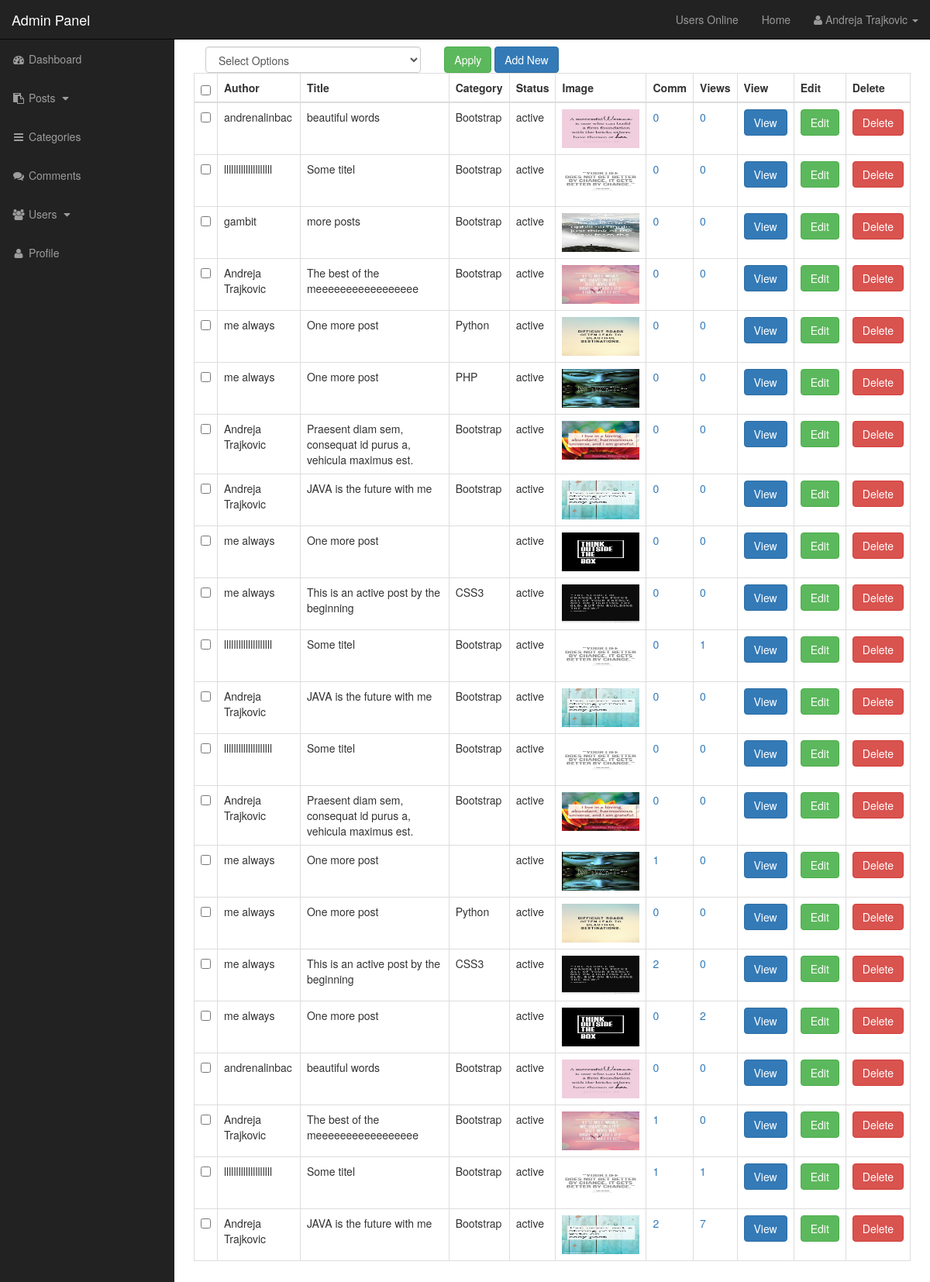
Screenshot of /admin/posts.php (signed in) with the database file from the repository.
### tables this page shows
CREATE TABLE `posts` (
  `post_id` int(3) NOT NULL,
  `post_category_id` int(3) NOT NULL,
  `post_title` varchar(255) NOT NULL,
  `post_author` varchar(255) NOT NULL,
  `post_date` date NOT NULL,
  `post_image` text NOT NULL,
  `post_content` text NOT NULL,
  `post_tags` varchar(255) NOT NULL,
  `post_status` varchar(255) NOT NULL DEFAULT 'draft',
  `post_view_count` int(11) NOT NULL
);

CREATE TABLE `categories` (
  `cat_id` int(3) NOT NULL,
  `cat_title` varchar(255) NOT NULL
);

### admin/functions.php (called while the page is built, shortened)
<?php
function confirmQuery($result){
    return $result;
}
function selectCommentsByPost($postId){
    global $connection;
    $query = "SELECT * FROM comments WHERE comment_post_id=$postId";
    $selectComments = mysqli_query($connection, $query);
    return $selectComments;
}
function commentCount($postId){
    $selectComments = selectCommentsByPost($postId);
    $commentCount = mysqli_num_rows($selectComments);
    return $commentCount;
}

### admin/includes/view_all_posts.php (the view, shortened to what this page needs)
<div class="container-fluid">
    <form action="" method="post">
    <div class="row">
    <div id="bulkOptionsContainer" class="col-xs-4">
        <select class="form-control" name="bulk_options" id="bulk_options">
            <option value="">Select Options</option>
        </select>
    </div>
    <div class="col-xs-4">
        <input type="submit" name="submit" value="Apply" class="btn btn-success">
        <a href="posts.php?source=add_post" class="btn btn-primary">Add New</a>
    </div>
    </div>
        <div class="row">
        <table class="table table-bordered table-hover" id="view-all-posts">
    <thead>
    <tr>
    <th><input type="checkbox" class="checkbox" id="selectAllBoxes" ></th>
    <th>Author</th>
    <th>Title</th>
    <th>Category</th>
    <th>Status</th>
    <th>Image</th>
    <th>Comm</th>
    <th>Views</th>
    <th>View</th>
    <th>Edit</th>
    <th>Delete</th>
    </tr>
    </thead>
    <tbody>
    <?php
    $query = "SELECT posts.post_id, posts.post_author, posts.post_title, posts.post_category_id, posts.post_status,posts.post_image, ";
    $query .= "posts.post_content, posts.post_tags, post_view_count, categories.cat_id, categories.cat_title FROM posts ";
    $query .= "LEFT JOIN categories ON posts.post_category_id=categories.cat_id ORDER BY posts.post_id DESC";
    $selectPosts = mysqli_query($connection, $query);
    while($row = mysqli_fetch_assoc($selectPosts)){
        $postId = $row['post_id'];
        $postAuthor = $row['post_author'];
        $postTitle = $row['post_title'];
        $postStatus = $row['post_status'];
        $postImage = $row['post_image'];
        $postViews = $row['post_view_count'];
        $catTitle = $row['cat_title'];
        echo "<tr>";
        echo "<td><input type='checkbox' class='checkBoxes' name='checkBoxArray[]' id='select' value='{$postId}'></td>";
        echo "<td>{$postAuthor}</td>";
        echo "<td>{$postTitle}</td>";
        echo "<td>{$catTitle}</td>";
        echo "<td>{$postStatus}</td>";
        echo "<td><img width='100' height='50' src='../images/$postImage'></td>";
        echo "<td><a href='posts.php?source=post_comments&pId=$postId'>" . commentCount($postId) . "</a></td>";
        echo "<td><a href='posts.php?reset={$postId}'>{$postViews}</a></td>";
        echo "<td><a class='btn btn-primary' href='../post.php?pId={$postId}'>View</a></td>";
        echo "<td><a class='btn btn-success' href='posts.php?source=edit_post&pId={$postId}'>Edit</a></td>";
        ?>
        <form method="post">
            <?php
            echo '<td><input class="btn btn-danger" type="submit" name="delete" value="Delete"></td>';
            ?>
        </form>
        <?php
        echo "</tr>";
    }
    ?>
    </tbody>
</table>
        </div>
</form>
</div>

### admin/includes/admin_header.php (shortened to what this page needs)
<?php
include "../includes/db.php";
include 'functions.php';
?>
<!DOCTYPE html>
<html lang="en">
<head>
    <link href="css/bootstrap.min.css" rel="stylesheet">
    <link href="css/sb-admin.css" rel="stylesheet" type="text/css">
    <link href="font-awesome/css/font-awesome.min.css" rel="stylesheet" type="text/css">
    <link href="css/style.css" rel="stylesheet" type="text/css">
</head>
<body>

### admin/posts.php (shortened to what this page needs)
<?php include 'includes/admin_header.php'; ?>
<div id="wrapper">
    <?php include 'includes/admin_nav.php'; ?>
    <div id="page-wrapper">
        <div class="container-fluid">
            <div class="row">
                <div class="col-lg-12">
                    <?php
                    if (isset($_GET['source'])){
                        $source = $_GET['source'];
                    }else{
                        $source = "";
                    }
                    switch ($source){
                        default:
                            include "includes/view_all_posts.php";
                            break;
                    }
                    ?>
                </div>
            </div>
        </div>
    </div>
    <?php include 'includes/admin_footer.php'; ?>

### admin/includes/admin_nav.php (shortened to what this page needs)
<nav class="navbar navbar-inverse navbar-fixed-top" role="navigation">
    <div class="navbar-header">
        <a class="navbar-brand" href="../index.php">Admin Panel</a>
    </div>
    <ul class="nav navbar-right top-nav">
        <li><a href="">Users Online <span class="users-online"></span></a></li>
        <li><a href="../index.php">Home</a></li>
        <li class="dropdown">
            <a href="#" class="dropdown-toggle" data-toggle="dropdown"><i class="fa fa-user"> </i>
                <span>
                    <?php
                    if (isset($_SESSION['first_name']) && isset($_SESSION['last_name'])) {
                        echo $_SESSION['first_name'] . ' ' . $_SESSION['last_name'];
                    }
                    ?>
                </span><b class="caret"></b></a>
        </li>
    </ul>
    <div class="collapse navbar-collapse navbar-ex1-collapse">
        <ul class="nav navbar-nav side-nav">
            <li>
                <a href="index.php?source=dashboard"><i class="fa fa-fw fa-dashboard"></i> Dashboard</a>
            </li>
            <li>
                <a href="javascript:;" data-toggle="collapse" data-target="#posts"><i class="fa fa-fw fa-clipboard"></i> Posts <i class="fa fa-fw fa-caret-down"></i></a>
            </li>
            <li>
                <a href="categories.php?source=view_all_categories"><i class="fa fa-fw fa-bars"></i> Categories</a>
            </li><li>
                <a href="comments.php?source=view_all_comments"><i class="fa fa-fw fa-comments"></i> Comments</a>
            </li>
            <li>
                <a href="javascript:;" data-toggle="collapse" data-target="#users"><i class="fa fa-fw fa-users"></i> Users <i class="fa fa-fw fa-caret-down"></i></a>
            </li>
            <li class="">
                <a href="profile.php?source=profile"><i class="fa fa-fw fa-user"></i> Profile</a>
            </li>
        </ul>
    </div>
</nav>

### admin/includes/admin_footer.php (shortened to what this page needs)
</div>
</body>
</html>

### admin/css/sb-admin.css (style rules this page uses)
body { margin-top: 100px; background-color: #222; }
@media (min-width:768px) { body { margin-top: 50px; } }
#wrapper { padding-left: 0; }
#page-wrapper { width: 100%; padding: 0; background-color: #fff; }
@media (min-width:768px) { #wrapper { padding-left: 225px; } }
@media (min-width:768px) { #page-wrapper { padding: 10px; } }
.top-nav { padding: 0 15px; }
.top-nav>li { display: inline-block; float: left; }
.top-nav>li>a { padding-top: 15px; padding-bottom: 15px; line-height: 20px; color: #999; }
@media (min-width:768px) { .side-nav { position: fixed; top: 51px; left: 225px; width: 225px; margin-left: -225px; border: none; border-radius: 0; overflow-y: auto; background-color: #222; } }
@media (min-width:768px) { .side-nav>li>a { width: 225px; } }

### rows the page displays
posts: post_author "andrenalinbac", post_title "beautiful words", categories.cat_title "Bootstrap", post_status "active", post_image (picture), postId "0", post_view_count "0"
posts: post_author "llllllllllllllllllll", post_title "Some titel", categories.cat_title "Bootstrap", post_status "active", post_image (picture), postId "0", post_view_count "0"
posts: post_author "gambit", post_title "more posts", categories.cat_title "Bootstrap", post_status "active", post_image (picture), postId "0", post_view_count "0"
posts: post_author "Andreja Trajkovic", post_title "The best of the meeeeeeeeeeeeeeeee", categories.cat_title "Bootstrap", post_status "active", post_image (picture), postId "0", post_view_count "0"
posts: post_author "me always", post_title "One more post", categories.cat_title "Python", post_status "active", post_image (picture), postId "0", post_view_count "0"
posts: post_author "me always", post_title "One more post", categories.cat_title "PHP", post_status "active", post_image (picture), postId "0", post_view_count "0"
posts: post_author "Andreja Trajkovic", post_title "Praesent diam sem, consequat id purus a, vehicula maximus est.", categories.cat_title "Bootstrap", post_status "active", post_image (picture), postId "0", post_view_count "0"
posts: post_author "Andreja Trajkovic", post_title "JAVA is the future with me", categories.cat_title "Bootstrap", post_status "active", post_image (picture), postId "0", post_view_count "0"
posts: post_author "me always", post_title "One more post", post_status "active", post_image (picture), postId "0", post_view_count "0"
posts: post_author "me always", post_title "This is an active post by the beginning", categories.cat_title "CSS3", post_status "active", post_image (picture), postId "0", post_view_count "0"
posts: post_author "llllllllllllllllllll", post_title "Some titel", categories.cat_title "Bootstrap", post_status "active", post_image (picture), postId "0", post_view_count "1"
posts: post_author "Andreja Trajkovic", post_title "JAVA is the future with me", categories.cat_title "Bootstrap", post_status "active", post_image (picture), postId "0", post_view_count "0"
posts: post_author "llllllllllllllllllll", post_title "Some titel", categories.cat_title "Bootstrap", post_status "active", post_image (picture), postId "0", post_view_count "0"
posts: post_author "Andreja Trajkovic", post_title "Praesent diam sem, consequat id purus a, vehicula maximus est.", categories.cat_title "Bootstrap", post_status "active", post_image (picture), postId "0", post_view_count "0"
posts: post_author "me always", post_title "One more post", post_status "active", post_image (picture), postId "1", post_view_count "0"
posts: post_author "me always", post_title "One more post", categories.cat_title "Python", post_status "active", post_image (picture), postId "0", post_view_count "0"
posts: post_author "me always", post_title "This is an active post by the beginning", categories.cat_title "CSS3", post_status "active", post_image (picture), postId "2", post_view_count "0"
posts: post_author "me always", post_title "One more post", post_status "active", post_image (picture), postId "0", post_view_count "2"
posts: post_author "andrenalinbac", post_title "beautiful words", categories.cat_title "Bootstrap", post_status "active", post_image (picture), postId "0", post_view_count "0"
posts: post_author "Andreja Trajkovic", post_title "The best of the meeeeeeeeeeeeeeeee", categories.cat_title "Bootstrap", post_status "active", post_image (picture), postId "1", post_view_count "0"
posts: post_author "llllllllllllllllllll", post_title "Some titel", categories.cat_title "Bootstrap", post_status "active", post_image (picture), postId "1", post_view_count "1"
posts: post_author "Andreja Trajkovic", post_title "JAVA is the future with me", categories.cat_title "Bootstrap", post_status "active", post_image (picture), postId "2", post_view_count "7"

### other values shown
$_SESSION['first_name'] "Andreja"
$_SESSION['last_name'] "Trajkovic"
